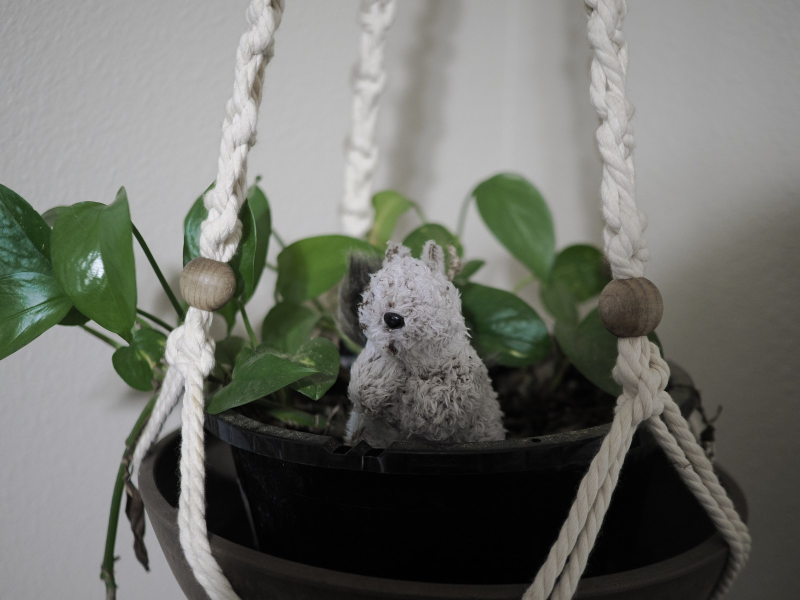
#> input picture devkit/photo-code/sample-film19-astia-100f.jpg, 1600 x 1200 px (shown at 1/2 size)
$ python ycc2rgb.py ../../devkit/photo-code/sample-film19-astia-100f.jpg
#> lines starting #> are read from the running program, lines starting #| are printed output that depends on the picture
"""Convert session_ed1.mjs 'shot:' PNGs (bytes = Y, Cb, Cr) to real RGB (om-emu A9: inverse full-range BT.601)."""
import sys
import numpy as np
from PIL import Image

def convert(src, dst):
    a = np.asarray(Image.open(src).convert('RGB')).astype(np.int64)
    y, cb, cr = a[..., 0], a[..., 1] - 128, a[..., 2] - 128
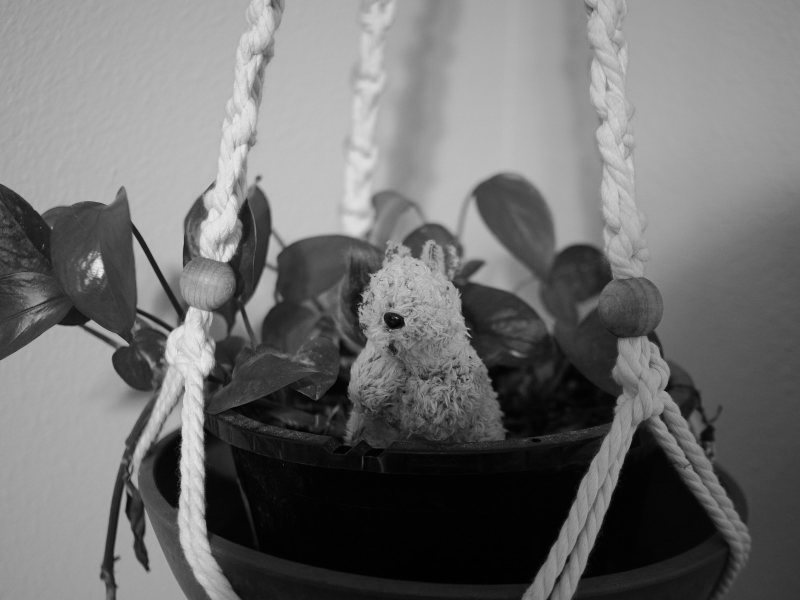
#> y: shape (1200, 1600) int64 (shown at 1/2 size); min 0, max 238, mean 111.4
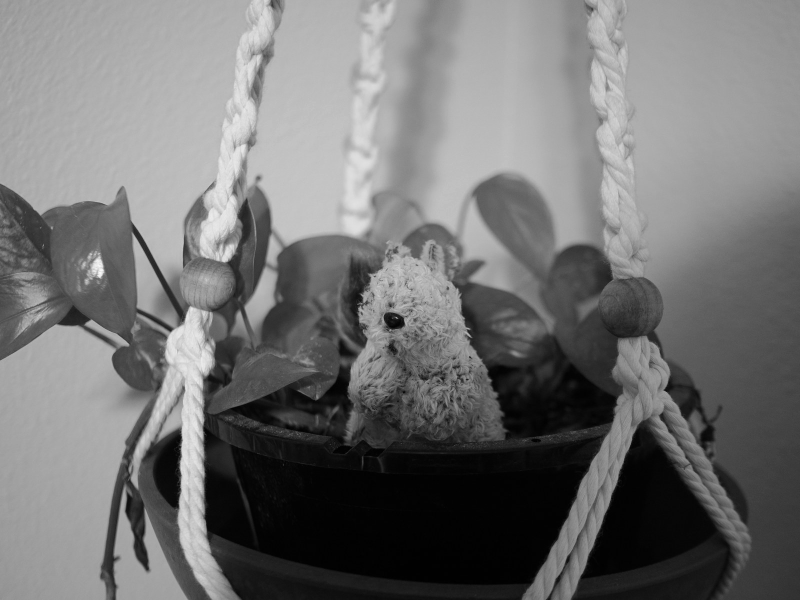
#> cb: shape (1200, 1600) int64 (shown at 1/2 size); min -128, max 123, mean -14.8; drawn with min black and max white
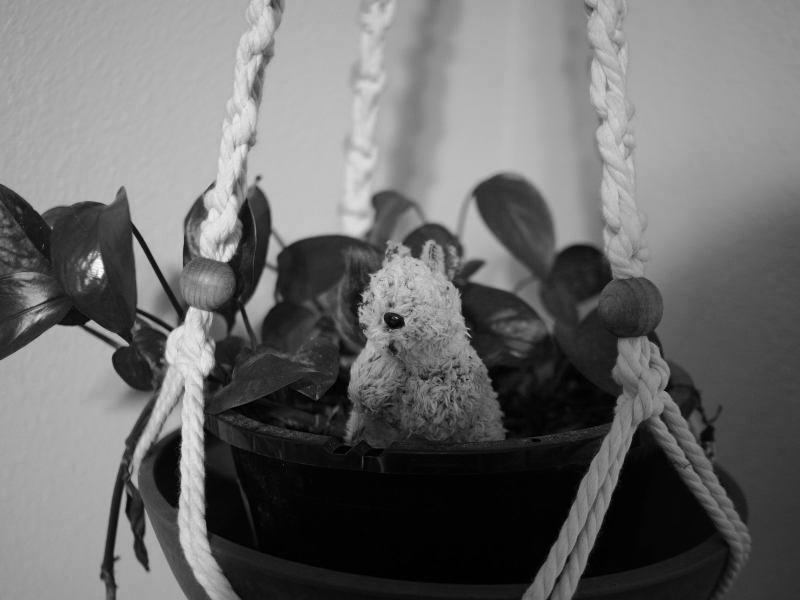
#> cr: shape (1200, 1600) int64 (shown at 1/2 size); min -128, max 127, mean -20.9; drawn with min black and max white
    r = y + ((91881 * cr + 32768) >> 16)
    g = y + ((-22554 * cb - 46802 * cr + 32768) >> 16)
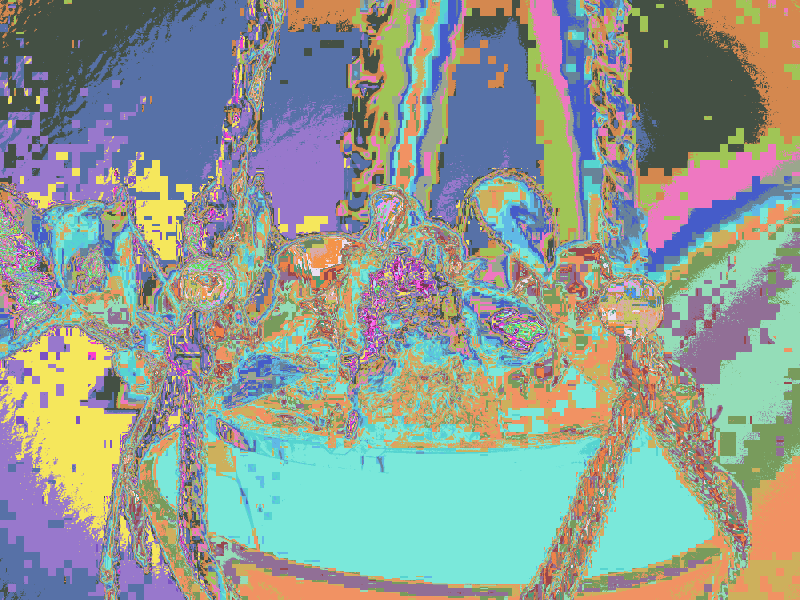
#> g: shape (1200, 1600) int64 (shown at 1/2 size); 86 distinct labels, from 80 to 165; one colour per label, 0 black
    b = y + ((116130 * cb + 32768) >> 16)
    out = np.clip(np.stack([r, g, b], -1), 0, 255).astype(np.uint8)
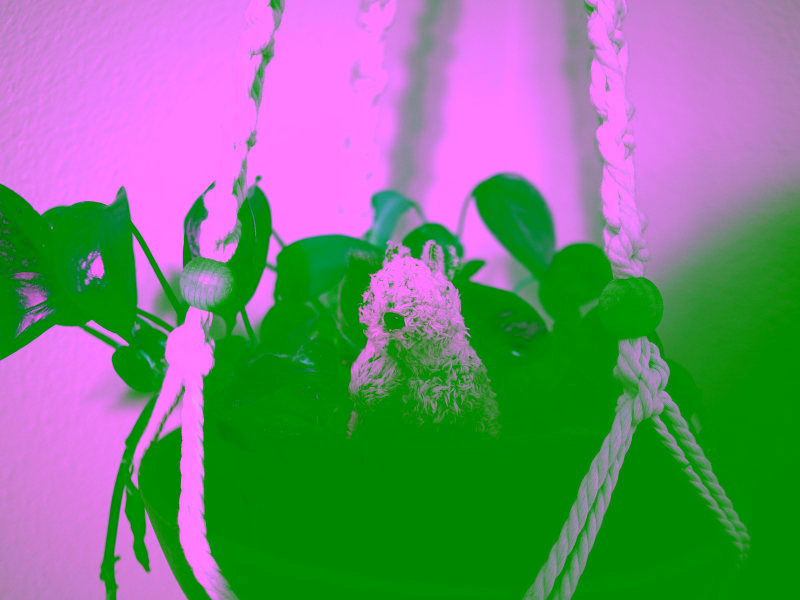
#> out: shape (1200, 1600, 3) (shown at 1/2 size); mean of channels 0, 1, 2 116.9, 131.4, 123.3; drawn as R, G, B
    Image.fromarray(out).save(dst)

if __name__ == '__main__':
    for p in sys.argv[1:]:
        convert(p, p.replace('.png', '.rgb.png'))

$ run again, on pages/showcase/img/films/meadow-00.jpg
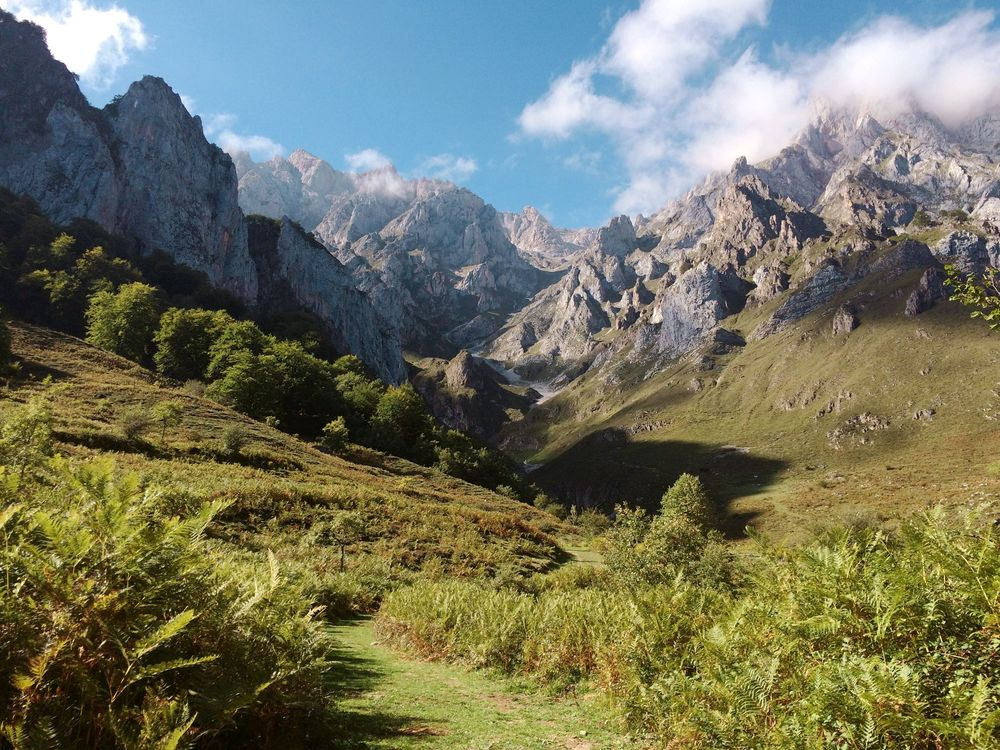
#> input picture pages/showcase/img/films/meadow-00.jpg, 1000 x 750 px
#> in convert, `b = y + ((116130 * cb + 32768) >> 16)`:
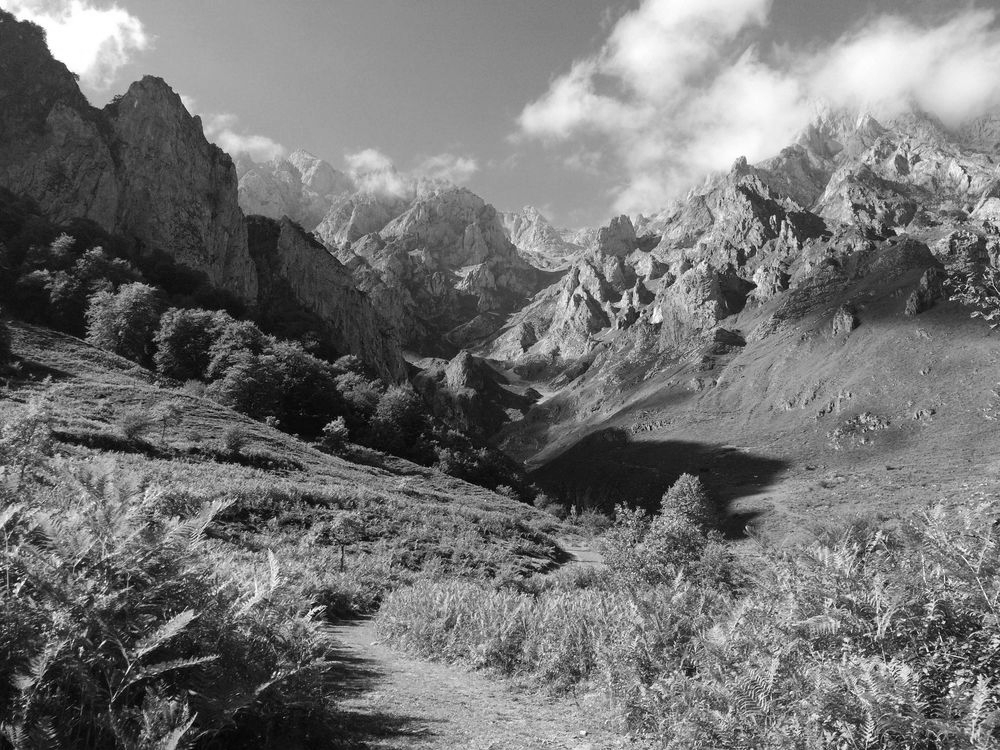
#> b: shape (750, 1000) int64; min -227, max 480, mean 95.2; drawn with min black and max white
#> in convert, `out = np.clip(np.stack([r, g, b], -1), 0, 255).astype(np.uint8)`:
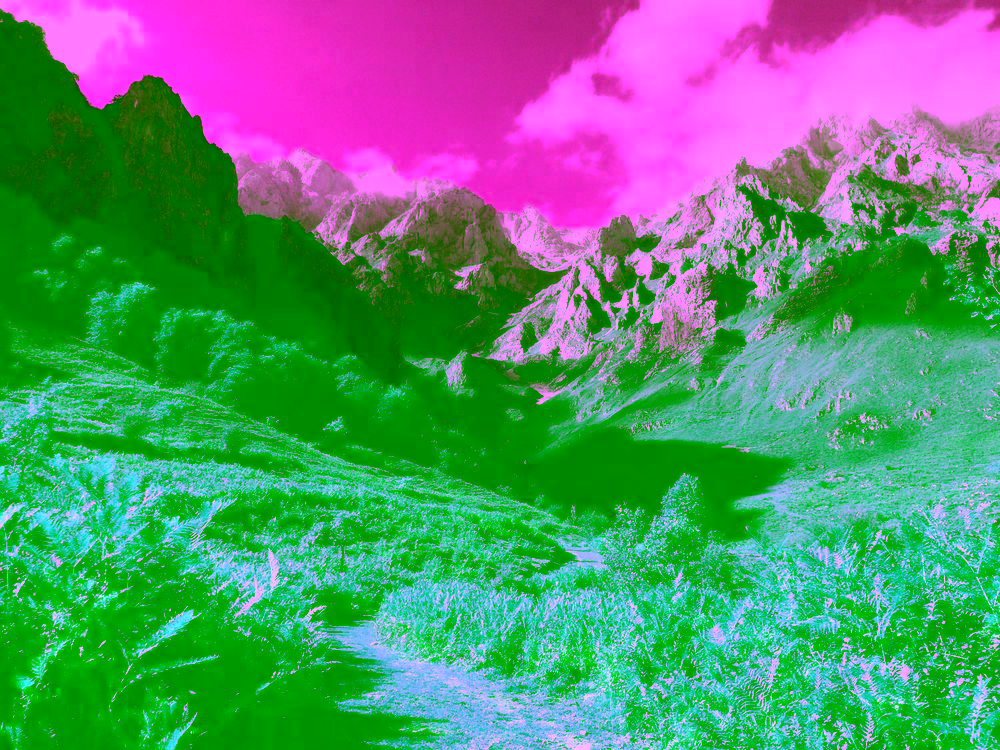
#> out: shape (750, 1000, 3); mean of channels 0, 1, 2 91, 140.2, 113.6; drawn as R, G, B
